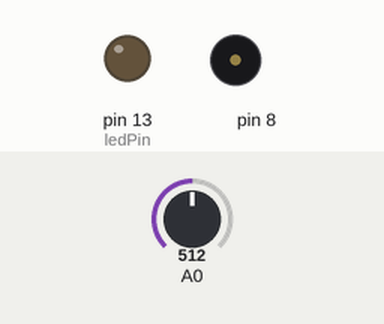
A sketch run on a simulated Arduino Uno, built with avr-gcc and run on an emulated ATmega328P. On the bench: output pins drawn as LEDs (lit = HIGH), buzzer (waves = sounding). Inputs (shaded band) come from the test bench; at power-on: A0 = 512.

Above: at 0.6 s.
At 2.1 s:
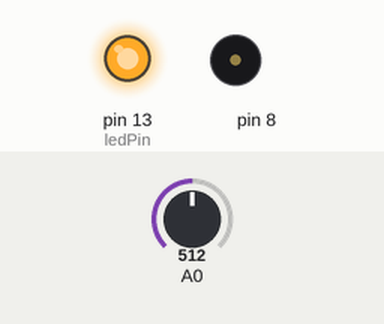
At 5.1 s:
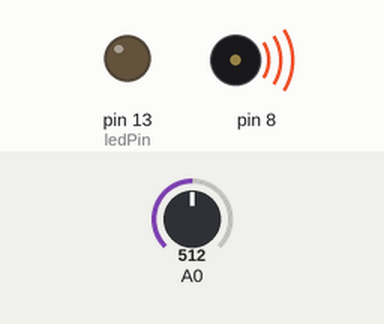
Timing chart, 0 to 6.6 s (numbered marks = the images above):
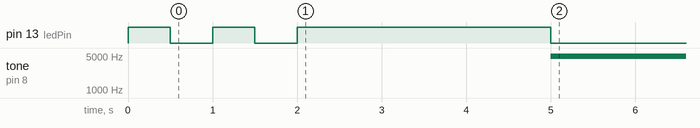

Measured:
- by itself, tone on pin 8: silent → 4978 Hz at 5.0 s

The sketch:

lightThereminScaled2.ino
```cpp
/*
 Scaled Light Theremin 2

 based on:
  Tom Igoe, "Melody", 2010 https://www.arduino.cc/en/Tutorial/ToneMelody?from=Tutorial.Tone
  Scott Fitzgerald, "p06_LightTeremin", 2012 http://www.arduino.cc/starterKit

 by evanwill 2016, https://github.com/evanwill/arduinoTeaching
 [see lightTereminBasic for full annotation]

 Parts required:
 UNO,
 photoresistor (connected to pin A0) and 10 kilohm resistor,
 piezo (connected to pin 8)
*/

// create variable to hold sensor value
int sensorValue;
// create variable for sensor calibration
int sensorLow = 1023;
int sensorHigh = 0;
// set the LED pin, 13 is the built in LED
const int ledPin = 13;

// create a scale of tones as a set
#define SCALE_LEN 90
int scale[SCALE_LEN] = {
  0,
  31,
  33,
  35,
  37,
  39,
  41,
  44,
  46,
  49,
  52,
  55,
  58,
  62,
  65,
  69,
  73,
  78,
  82,
  87,
  93,
  98,
  104,
  110,
  117,
  123,
  131,
  139,
  147,
  156,
  165,
  175,
  185,
  196,
  208,
  220,
  233,
  247,
  262,
  277,
  294,
  311,
  330,
  349,
  370,
  392,
  415,
  440,
  466,
  494,
  523,
  554,
  587,
  622,
  659,
  698,
  740,
  784,
  831,
  880,
  932,
  988,
  1047,
  1109,
  1175,
  1245,
  1319,
  1397,
  1480,
  1568,
  1661,
  1760,
  1865,
  1976,
  2093,
  2217,
  2349,
  2489,
  2637,
  2794,
  2960,
  3136,
  3322,
  3520,
  3729,
  3951,
  4186,
  4435,
  4699,
  4978
};

// the setup() is run once when the program starts
void setup() {
  // blinking LED to signal calibration start
  pinMode(ledPin, OUTPUT);
  digitalWrite(ledPin, HIGH);
  delay(500);
  digitalWrite(ledPin, LOW);
  delay(500);
  digitalWrite(ledPin, HIGH);
  delay(500);
  digitalWrite(ledPin, LOW);
  delay(500);
  digitalWrite(ledPin, HIGH);

  // calibration loop
  while (millis() < 5000) {
    // get a reading from the photoresistor
    sensorValue = analogRead(A0);
    // set sensor max value
    if (sensorValue > sensorHigh) {
      sensorHigh = sensorValue;
    }
    // set sensor min value
    if (sensorValue < sensorLow) {
      sensorLow = sensorValue;
    }
  }

  // turn the LED off, calibration is done!
  digitalWrite(ledPin, LOW);
}

void loop() {
  // read the input from A0 and store it in a variable
  sensorValue = analogRead(A0);

  // map the photoresistor reading on to a note in the scale
  int note = map(sensorValue, sensorLow, sensorHigh, SCALE_LEN, 0);
  int current_tone = scale[note];

  // send the note to the piezo
  tone(8, current_tone, 10);

  // add a delay to make the current tone sustained for a few ms
  // play around with this value to change the quality of the tones,
  delay(5);
}
```
